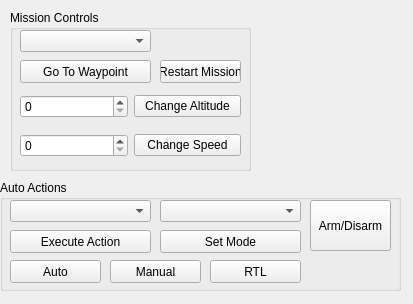
<?xml version="1.0" encoding="UTF-8"?>
<ui version="4.0">
 <class>UASActionsWidget</class>
 <widget class="QWidget" name="UASActionsWidget">
  <property name="geometry">
   <rect>
    <x>0</x>
    <y>0</y>
    <width>413</width>
    <height>304</height>
   </rect>
  </property>
  <property name="windowTitle">
   <string>Form</string>
  </property>
  <widget class="QGroupBox" name="groupBox">
   <property name="geometry">
    <rect>
     <x>10</x>
     <y>10</y>
     <width>241</width>
     <height>161</height>
    </rect>
   </property>
   <property name="title">
    <string>Mission Controls</string>
   </property>
   <widget class="QPushButton" name="pushButton_9">
    <property name="geometry">
     <rect>
      <x>10</x>
      <y>50</y>
      <width>131</width>
      <height>23</height>
     </rect>
    </property>
    <property name="text">
     <string>Go To Waypoint</string>
    </property>
   </widget>
   <widget class="QComboBox" name="comboBox_2">
    <property name="geometry">
     <rect>
      <x>10</x>
      <y>20</y>
      <width>131</width>
      <height>22</height>
     </rect>
    </property>
   </widget>
   <widget class="QPushButton" name="pushButton_6">
    <property name="geometry">
     <rect>
      <x>150</x>
      <y>50</y>
      <width>81</width>
      <height>23</height>
     </rect>
    </property>
    <property name="text">
     <string>Restart Mission</string>
    </property>
   </widget>
   <widget class="QWidget" name="horizontalLayoutWidget">
    <property name="geometry">
     <rect>
      <x>10</x>
      <y>120</y>
      <width>221</width>
      <height>31</height>
     </rect>
    </property>
    <layout class="QHBoxLayout" name="horizontalLayout">
     <item>
      <widget class="QSpinBox" name="spinBox_2"/>
     </item>
     <item>
      <widget class="QPushButton" name="pushButton_12">
       <property name="text">
        <string>Change Speed</string>
       </property>
      </widget>
     </item>
    </layout>
   </widget>
   <widget class="QWidget" name="horizontalLayoutWidget_2">
    <property name="geometry">
     <rect>
      <x>10</x>
      <y>81</y>
      <width>221</width>
      <height>31</height>
     </rect>
    </property>
    <layout class="QHBoxLayout" name="horizontalLayout_2">
     <item>
      <widget class="QSpinBox" name="spinBox"/>
     </item>
     <item>
      <widget class="QPushButton" name="pushButton_11">
       <property name="text">
        <string>Change Altitude</string>
       </property>
      </widget>
     </item>
    </layout>
   </widget>
  </widget>
  <widget class="QGroupBox" name="groupBox_2">
   <property name="geometry">
    <rect>
     <x>0</x>
     <y>180</y>
     <width>401</width>
     <height>111</height>
    </rect>
   </property>
   <property name="title">
    <string>Auto Actions</string>
   </property>
   <widget class="QComboBox" name="comboBox">
    <property name="geometry">
     <rect>
      <x>10</x>
      <y>20</y>
      <width>141</width>
      <height>22</height>
     </rect>
    </property>
   </widget>
   <widget class="QPushButton" name="pushButton_8">
    <property name="geometry">
     <rect>
      <x>10</x>
      <y>50</y>
      <width>141</width>
      <height>23</height>
     </rect>
    </property>
    <property name="text">
     <string>Execute Action</string>
    </property>
   </widget>
   <widget class="QComboBox" name="comboBox_3">
    <property name="geometry">
     <rect>
      <x>160</x>
      <y>20</y>
      <width>141</width>
      <height>22</height>
     </rect>
    </property>
   </widget>
   <widget class="QPushButton" name="pushButton_5">
    <property name="geometry">
     <rect>
      <x>160</x>
      <y>50</y>
      <width>141</width>
      <height>23</height>
     </rect>
    </property>
    <property name="text">
     <string>Set Mode</string>
    </property>
   </widget>
   <widget class="QPushButton" name="pushButton">
    <property name="geometry">
     <rect>
      <x>10</x>
      <y>80</y>
      <width>91</width>
      <height>23</height>
     </rect>
    </property>
    <property name="text">
     <string>Auto</string>
    </property>
   </widget>
   <widget class="QPushButton" name="pushButton_2">
    <property name="geometry">
     <rect>
      <x>110</x>
      <y>80</y>
      <width>91</width>
      <height>23</height>
     </rect>
    </property>
    <property name="text">
     <string>Manual</string>
    </property>
   </widget>
   <widget class="QPushButton" name="pushButton_4">
    <property name="geometry">
     <rect>
      <x>210</x>
      <y>80</y>
      <width>91</width>
      <height>23</height>
     </rect>
    </property>
    <property name="text">
     <string>RTL</string>
    </property>
   </widget>
   <widget class="QPushButton" name="pushButton_10">
    <property name="geometry">
     <rect>
      <x>310</x>
      <y>20</y>
      <width>81</width>
      <height>51</height>
     </rect>
    </property>
    <property name="text">
     <string>Arm/Disarm</string>
    </property>
   </widget>
  </widget>
 </widget>
 <resources/>
 <connections/>
</ui>
